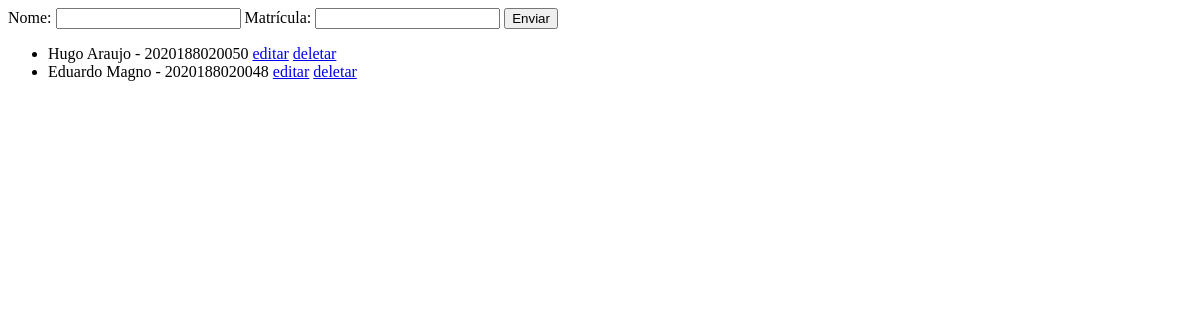
The app's page /tecnico/, older data.
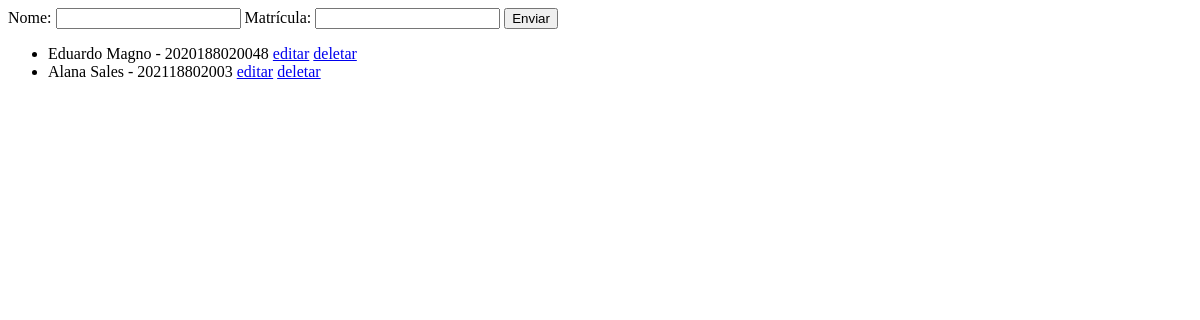
The same page, newer data.
### tecnico/models.py (models this page shows, shortened)
class tecnico(models.Model):
    nome = models.CharField(max_length=100)
    matricula = models.CharField(max_length=13, unique=True)

### tecnico/views.py (the view)
# urls.py: path('', tecnico__, name = 'tecnico'),
def tecnico__(request):
    tecnicos = tecnico.objects.all()
    return render(request, "tecnico/tecnico.html",{"tecnicos": tecnicos})

### tecnico/templates/tecnico/tecnico.html (shortened to what this page needs)
<!DOCTYPE html>
<html lang="pt-br">
<head>
</head>
<body>
    <form action="{% url 'salvar' %}" method="POST">
        <label for="nome">Nome:</label>
        <input type="text" name="nome">
        <label for="matricula">Matrícula: </label>
        <input type="text" name="matricula">
        <button type="submit">Enviar</button>
    </form>
    <ul>
    {% for tecnico in tecnicos %}
        <li>
             {{tecnico.nome}} - {{tecnico.matricula}}
             <a href="{% url 'editar' tecnico.id %}">editar</a>
             <a href="{% url 'deletar' tecnico.id %}">deletar</a>
            </li>
    {% endfor %}
    </ul>
</body>
</html>

Row changes from the older to the newer data that the page shows:
removed tecnico: nome "Hugo Araujo", matricula "2020188020050"
added tecnico: nome "Alana Sales", matricula "202118802003"
